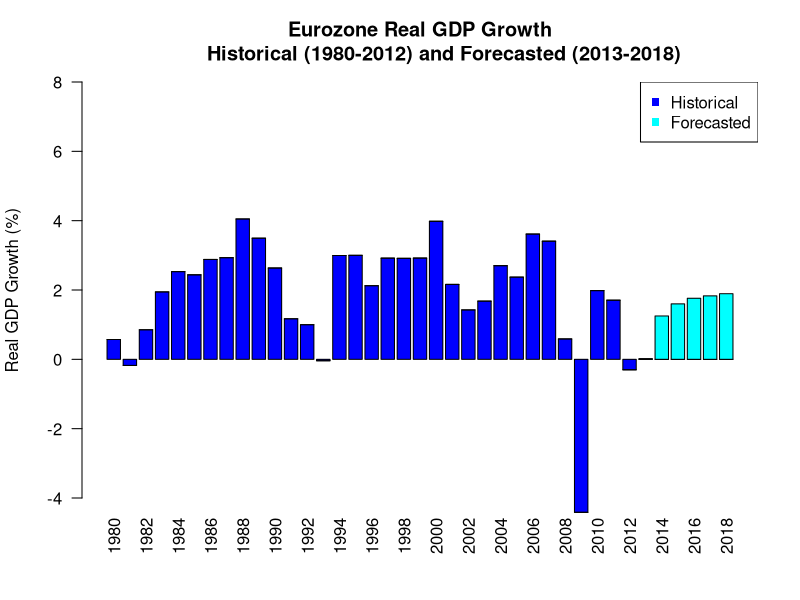

R code for this plot:
# REAL GDP
## Could be taken as an indicator of the strength of the economy. When the economy goes well, securities'
## prices tend to rise and viceversa. An analysis can be performed to determine the growth in Real GDP.
## With data obtained from the IMF website we are able to project Real GDP growth using past data.

library(xts)

## 1. Import Historical and projected real GDP growth data from the IMF website
rgdp <- read.csv("RGDP.csv", header = FALSE, sep = ";")
rgdp <- rgdp[ ,5:ncol(rgdp)]
rgdp <- t(rgdp)

## 2. Rename the variables and fix indexes of our data object
colnames(rgdp) <- paste(c("Year", "Value"))
rownames(rgdp) <- seq(1, nrow(rgdp), 1)
rgdp <- data.frame(rgdp)

## 3. Create a separate variable for Historical Real GDP growth data
rgdp$historical <- ifelse(rgdp$Year <= 2012, rgdp$Value,0)
rgdp$projected <- ifelse(rgdp$Year > 2012, rgdp$Value,0)

## 4. Set up Data for Transposition and Transpose the Data
rgdp <- rgdp[ ,3:4]
eu.mat <- as.matrix(rgdp)
t.eu <- t(eu.mat)

## 5. Setup sequence of even Years o customize x-axis
xlabel = seq(1980, 2018, by = 1)
even.years <- xlabel %% 2 == 0
years.even <- cbind(data.frame(xlabel), data.frame(even.years))
years.even$Year <- ifelse(years.even$even.years == "TRUE", xlabel, " ")
xlabel.even <- years.even [ ,3]

## 6. Plot a Bar Chart of Annual Real GDP growth rate
range(rgdp)
y.range <- c(-4, 8)
barplot(t.eu, col = c("blue", "cyan"),
        ylab = "Real GDP Growth (%)",
        ylim = y.range, 
        names.arg = xlabel.even,
        las = 2,
        main = "Eurozone Real GDP Growth
        Historical (1980-2012) and Forecasted (2013-2018)")
legend("topright",
       c("Historical", "Forecasted"),
       col = c("blue", "cyan"),
       pch = c(15, 15))
